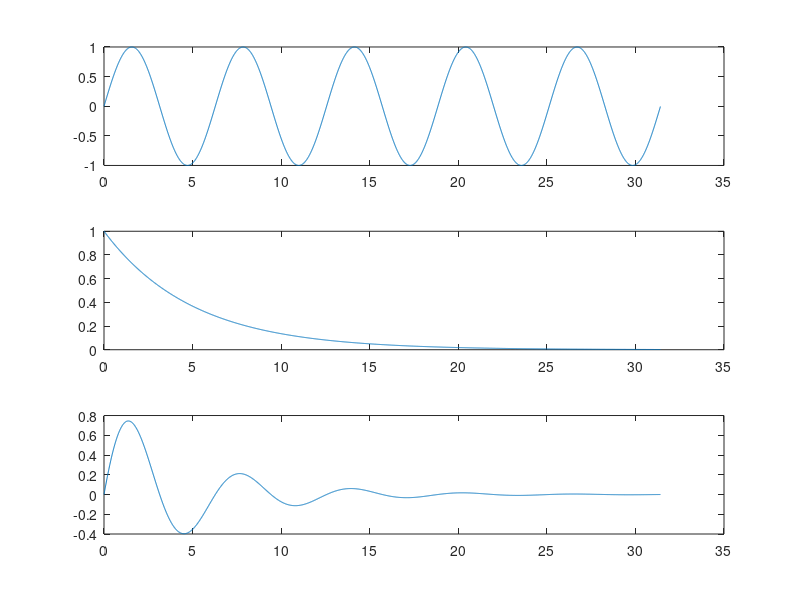

Write the MATLAB code that produced this figure.
%ENG101 practice



x=0:0.01:10*pi;
y=sin(x);
z=exp(-0.2*x);
subplot(3,1,1);
plot(x,y)
subplot(3,1,2);
plot(x,z)
subplot(3,1,3);
plot(x,y.*z)
